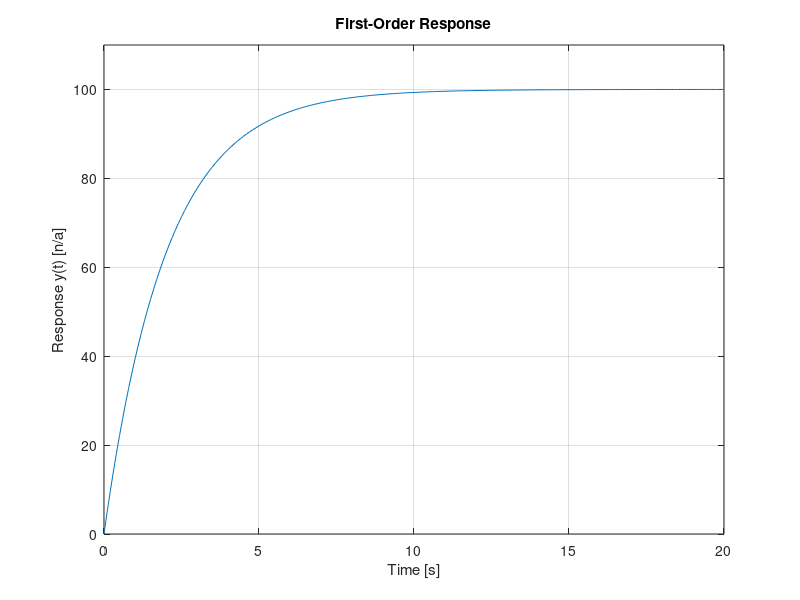

Write MATLAB code to recreate this figure.
% Example of time-response of first-order system 
% First Order Model: dy/dt = 1/tau*y = f(t)
tau = 2;  % time constant [s]
% A vector of time values for evaluating the response
t = 0:0.1:20;
% Step Response: f(t)=A*mu(t) , y(0)=0
A = 50;
% Evaluate the solution at each value of t
y = A*tau*(1-exp(-t/tau)); 
% Plot
figure(1); clf();
plot(t,y,'-')
xlabel('Time [s]')
ylabel('Response y(t) [n/a]')
title('First-Order Response')
grid on
ylim([0 max(y)*1.1])
